Frame 1 (no input): blank canvas, image omitted
Frame 60 (the mouse pressed at the canvas centre just before this capture): blank canvas, image omitted
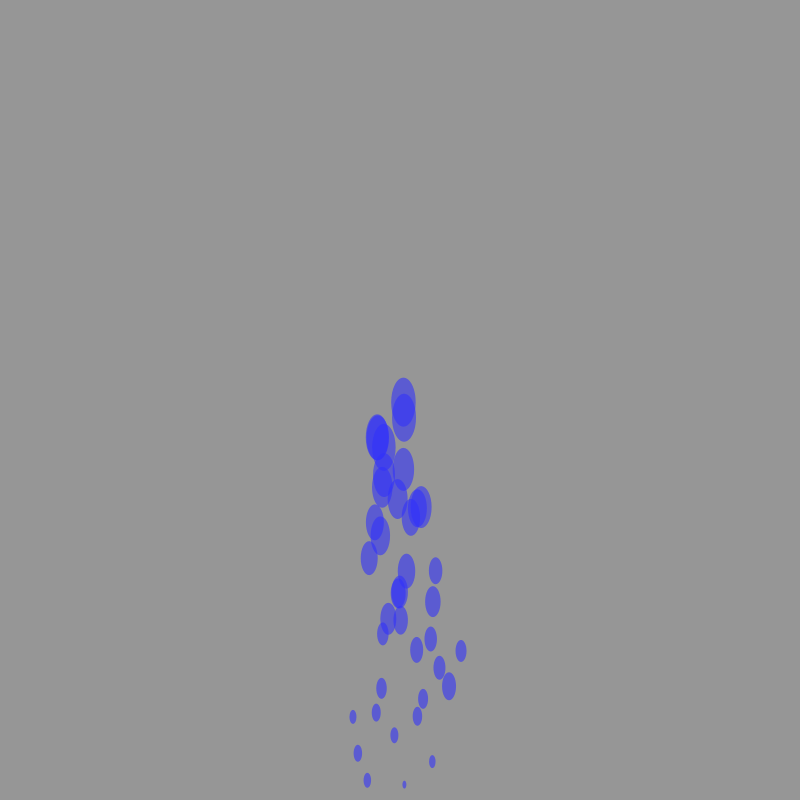
Frame 120 (the mouse held since frame 60 and released just before this capture)

The Processing sketch whose frames 1 and 60 were blank and that drew this single picture after the mouse press (run headless with seeded random() and noise(); from frame 60 on, the mouse is pressed at the canvas centre):

// Processing sketch: sketch_181017c
// ── sketch_181017c.pde
// Code_1_FA18
// Week 7
// Bryan Ma

// this is the leap we made from a single arraylist of ball objects,
//  to an arraylist of particle generators, all which possess their own
//  arraylist of particle objects. clicking on the screen creates a new
//  object of the Generator class. 

// modify the behavior of the particle (and potentially the particle 
//  generator to create an effect that simulates some kind of natural 
//  phenonema. think about the youtube video we saw in class - 
//  (https://www.youtube.com/watch?v=heW3vn1hP2E) that shows how a few 
//  simple changes to a basic particle system can create some convincing 
//  effects, like fire, smoke, and water. 
// see how far you can get and be creative. maybe it could be raindrops on
//  a window, stars zooming by in space, a waterfall? Use color, opacity,
//  size, and lifetimes to control things. try mapping the values of your 
//  parameters to the lifetime, just as in the example each particle gets
//  smaller as it reaches the end of its life. try changing particle speeds,'
//  directions, and other behavior.
ArrayList<Generator> generators;

void setup() {
  size(800, 800);
  generators = new ArrayList<Generator>();
}

void draw() {
  background(150);
  for (int i = 0; i < generators.size(); i++) {
    Generator g = generators.get(i);
    g.addParticles();
    g.drawParticles();
  }
}

void mousePressed() {
  generators.add(new Generator(mouseX, mouseY));
}

class Particle {
  float posX;
  float posY;
  float velX;
  float velY;
  float life;

  Particle(float posX, float posY) {
    this.posX = posX;
    this.posY = posY;
    this.velX = random(-5, 5);
    this.velY = random(-5, 5);
    life = 50;
  }

  void display() {
    ellipse(this.posX, this.posY, life/2, life);
    fill(50,50,250, 150);
    noStroke();
  }

  void update() {
    life--;
    this.posX += random(-10,10);
    this.posY += random(0,20);

    // check if it goes off
    if (this.posX > width || this.posX < 0) {
      this.velX *= -1;
    }
    if (this.posY > height || this.posY < 0) {
      this.velY *= -1;
    }
  }
}

class Generator {
  ArrayList<Particle> particles;
  float posX;
  float posY;
  float rate; 

  Generator(float posX, float posY) {
    this.posX = posX;
    this.posY = posY;
    particles = new ArrayList<Particle>();
  }

  void addParticles() {
    particles.add(new Particle(this.posX, this.posY));
  }

  void drawParticles() {
    for (int i = 0; i < particles.size(); i++) {
      Particle b = particles.get(i);
      b.update();
      b.display();
    } 

    for (int i = particles.size() - 1; i >= 0; i--) {
      Particle p = particles.get(i);
      if (p.life < 0) {
        particles.remove(i);
      }
    }
  }
}
